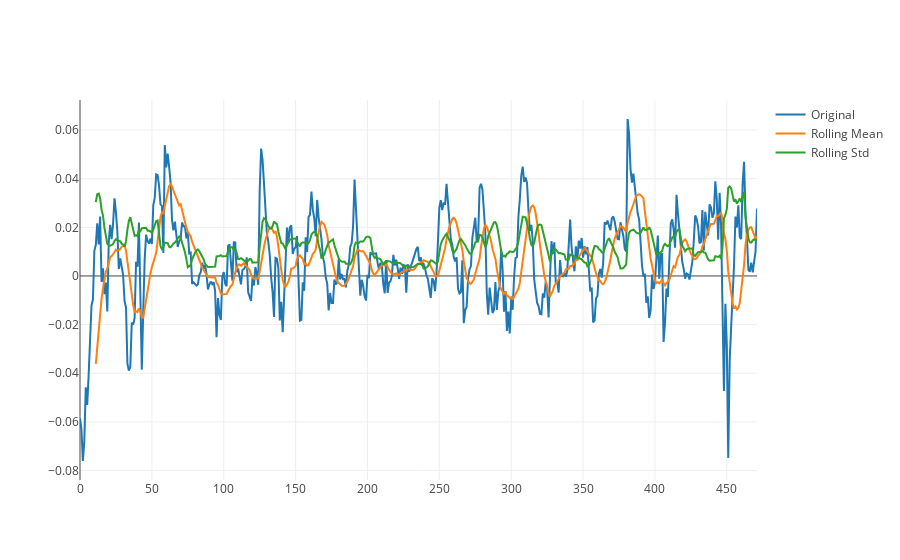

Notebook source saved alongside this figure:
### Markdown cell above
If we subtract the orange line from the blue, we can get rid of the trend. Note that the first 11 values will not be defined since there were no enough values to calculate mean. We will drop these NaNs and perform our test.

### Code cell
moving_avg =ts_log.rolling(window=12,center=False).mean()
ts_log_moving_avg_diff = ts_log - moving_avg
ts_log_moving_avg_diff.dropna(inplace=True)
stationarity_stats(ts_log_moving_avg_diff)

### Figure 1 — Plotly figure (JSON) as saved in the notebook; plotly's stock layout.template omitted (floating-point values rounded to 4 significant figures; data arrays with more than 128 entries replaced by an {"elided": "..."} marker saying what was removed)
{"data": [{"name": "Original", "type": "scatter", "x": {"elided": "527 int values"}, "y": {"elided": "472 float values"}}, {"name": "Rolling Mean", "type": "scatter", "x": {"elided": "527 int values"}, "y": {"elided": "472 float values"}}, {"name": "Rolling Std", "type": "scatter", "x": {"elided": "527 int values"}, "y": {"elided": "472 float values"}}], "layout": {}}
